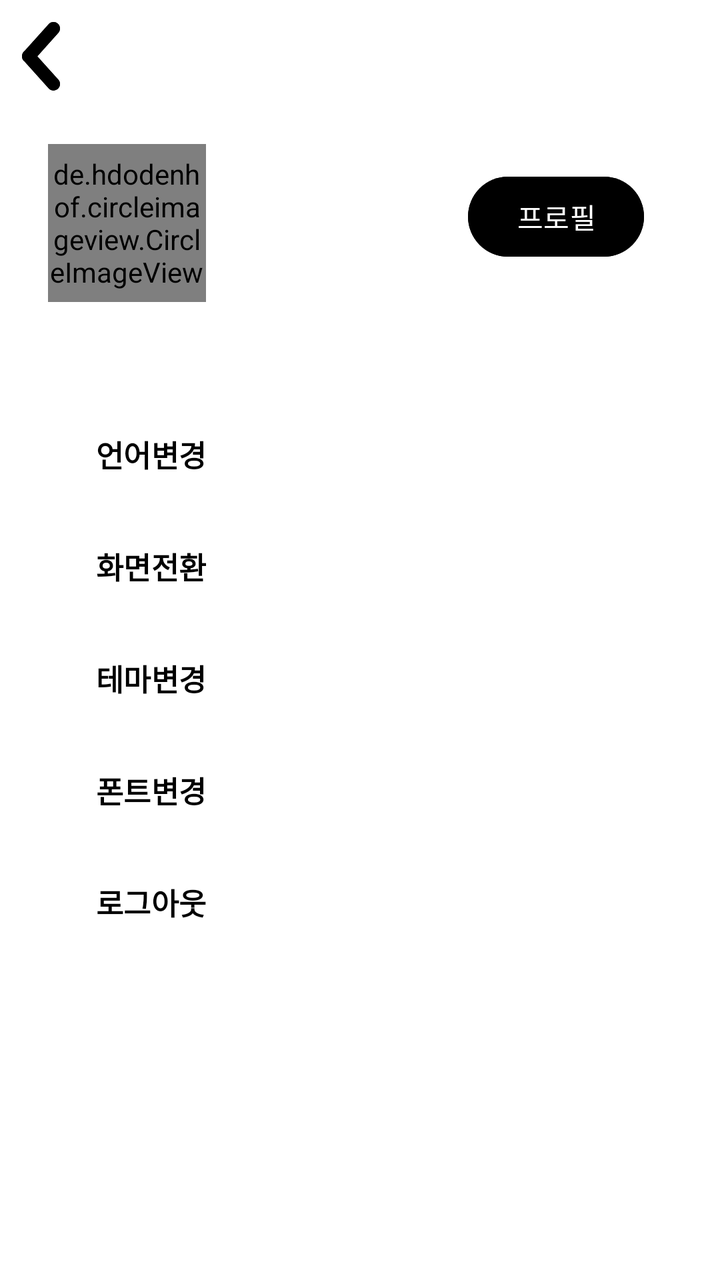
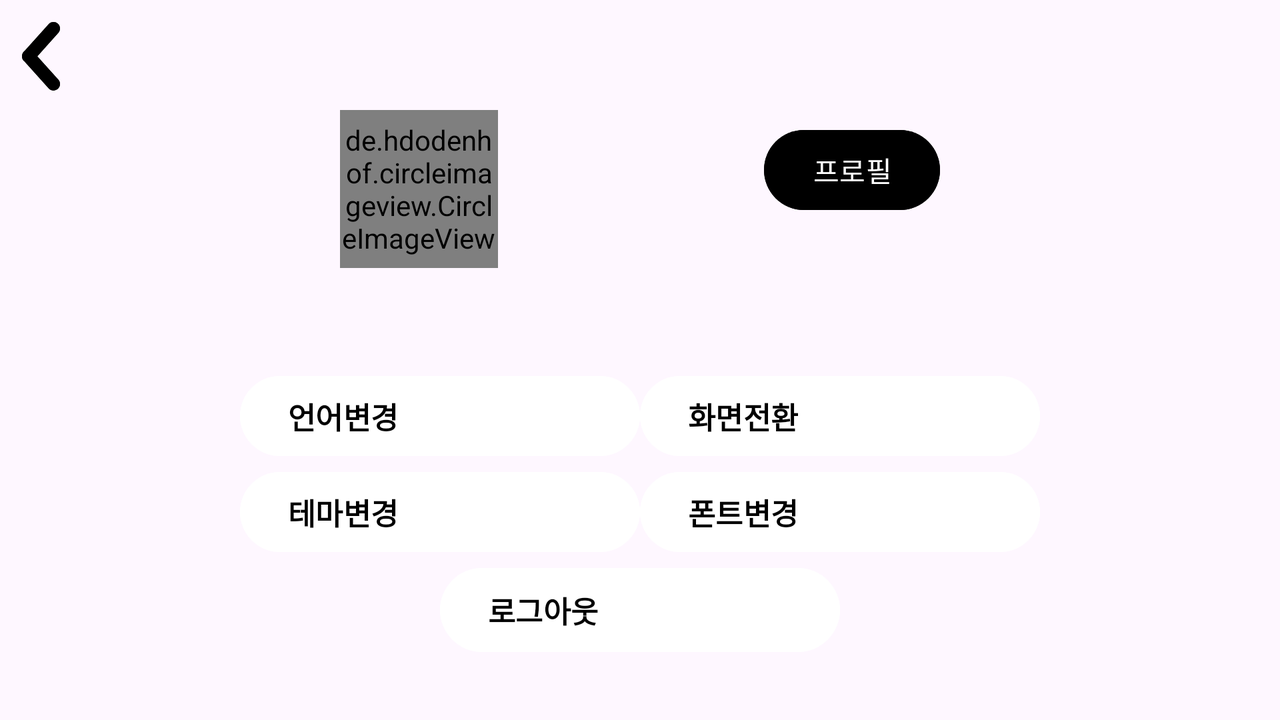

The same Android screen from two of the app's own layout files: first res/layout/ as a phone draws it, then the repository's variant for another configuration, drawn on a device whose configuration selects that folder. Both files follow.
<!-- AndroidManifest.xml: application theme Theme.TeamProject1 -->
<!-- res/layout/activity_my_page.xml -->
<?xml version="1.0" encoding="utf-8"?>
<androidx.constraintlayout.widget.ConstraintLayout xmlns:android="http://schemas.android.com/apk/res/android"
    xmlns:app="http://schemas.android.com/apk/res-auto"
    xmlns:tools="http://schemas.android.com/tools"
    android:layout_width="match_parent"
    android:layout_height="match_parent"
    android:background="@color/bgLayout"
    tools:context=".MyPageActivity">

    <TextView
        android:id="@+id/tvName"
        android:layout_width="wrap_content"
        android:layout_height="0dp"
        android:layout_marginStart="16dp"
        android:text=""
        android:textSize="24sp"
        android:layout_marginTop="10dp"
        android:fontFamily="@font/bukk_font"
        app:layout_constraintStart_toEndOf="@+id/ivUserImage"
        app:layout_constraintTop_toTopOf="@+id/ivUserImage" />

    <TextView
        android:id="@+id/tvEmail"
        android:layout_width="150dp"
        android:layout_height="0dp"
        android:layout_marginTop="5dp"
        android:text=""
        android:layout_marginStart="16dp"
        android:fontFamily="@font/bukk_font"
        app:layout_constraintStart_toEndOf="@id/ivUserImage"
        app:layout_constraintTop_toBottomOf="@id/tvName"
        />

    <Button
        android:id="@+id/btnLanguage"
        android:layout_width="match_parent"
        android:layout_height="0dp"
        android:layout_marginTop="52dp"
        android:backgroundTint="#FFFFFF"
        android:gravity="center_vertical"
        android:radius="0dp"
        android:text="@string/lang"
        android:fontFamily="@font/sf_snow_font"
        android:layout_marginStart="24dp"
        android:layout_marginEnd="24dp"
        android:textColor="@color/black"
        android:textSize="15sp"
        android:textStyle="bold"
        app:icon="@drawable/ivsetup"
        app:iconPadding="20dp"
        app:iconTint="#000000"
        app:layout_constraintEnd_toEndOf="parent"
        app:layout_constraintStart_toStartOf="parent"
        app:layout_constraintTop_toBottomOf="@+id/ivUserImage" />

    <Button
        android:id="@+id/btnScreen"
        android:layout_width="match_parent"
        android:layout_height="0dp"
        android:layout_marginTop="8dp"
        android:backgroundTint="#FFFFFF"
        android:gravity="center_vertical"
        android:fontFamily="@font/sf_snow_font"
        android:radius="0dp"
        android:text="@string/screen"
        android:textColor="@color/black"
        android:textSize="15sp"
        android:textStyle="bold"
        android:layout_marginStart="24dp"
        android:layout_marginEnd="24dp"
        app:icon="@drawable/ivsetup"
        app:iconPadding="20dp"
        app:iconTint="#000000"
        app:layout_constraintEnd_toEndOf="@+id/btnTheme"
        app:layout_constraintHorizontal_bias="0.0"
        app:layout_constraintStart_toStartOf="@+id/btnTheme"
        app:layout_constraintTop_toBottomOf="@+id/btnLanguage" />

    <Button
        android:id="@+id/btnTheme"
        android:layout_marginTop="8dp"
        android:layout_width="match_parent"
        android:layout_height="0dp"
        android:backgroundTint="#FFFFFF"
        android:gravity ="center_vertical"
        android:radius="0dp"
        android:text="@string/theme"
        android:fontFamily="@font/sf_snow_font"
        android:layout_marginStart="24dp"
        android:layout_marginEnd="24dp"
        android:textColor="@color/black"
        android:textSize="15sp"
        android:textStyle="bold"
        app:icon="@drawable/ivsetup"
        app:iconPadding="20dp"
        app:iconTint="#000000"
        app:layout_constraintEnd_toEndOf="@+id/btnLogOut"
        app:layout_constraintHorizontal_bias="0.0"
        app:layout_constraintStart_toStartOf="@+id/btnLogOut"
        app:layout_constraintTop_toBottomOf="@+id/btnScreen" />

    <Button
        android:id="@+id/btnFont"
        android:layout_width="match_parent"
        android:layout_height="0dp"
        android:backgroundTint="#FFFFFF"
        android:gravity ="center_vertical"
        android:radius="0dp"
        android:text="@string/fontchange"
        android:layout_marginTop="8dp"
        android:fontFamily="@font/sf_snow_font"
        android:layout_marginStart="24dp"
        android:layout_marginEnd="24dp"
        android:textColor="@color/black"
        android:textSize="15sp"
        android:textStyle="bold"
        app:icon="@drawable/ivsetup"
        app:iconPadding="20dp"
        app:iconTint="#000000"
        app:layout_constraintEnd_toEndOf="@+id/btnLogOut"
        app:layout_constraintHorizontal_bias="0.0"
        app:layout_constraintStart_toStartOf="@+id/btnLogOut"
        app:layout_constraintTop_toBottomOf="@+id/btnTheme" />

    <Button
        android:id="@+id/btnLogOut"
        android:layout_width="match_parent"
        android:layout_height="0dp"
        android:layout_marginTop="8dp"
        android:backgroundTint="#FFFFFF"
        android:gravity="center_vertical"
        android:radius="0dp"
        android:text="@string/logOut"
        android:fontFamily="@font/sf_snow_font"
        android:layout_marginStart="24dp"
        android:layout_marginEnd="24dp"
        android:textColor="@color/black"
        android:textSize="15sp"
        android:textStyle="bold"
        app:icon="@drawable/ivsetup"
        app:iconPadding="20dp"
        app:iconTint="#000000"
        app:layout_constraintEnd_toEndOf="@+id/btnLanguage"
        app:layout_constraintStart_toStartOf="@+id/btnLanguage"
        app:layout_constraintTop_toBottomOf="@+id/btnFont" />

    <de.hdodenhof.circleimageview.CircleImageView
        android:id="@+id/ivUserImage"
        android:layout_width="79dp"
        android:layout_height="79dp"
        android:layout_marginStart="24dp"
        android:layout_marginTop="72dp"
        android:background="@drawable/mypage_user_image"
        app:layout_constraintStart_toStartOf="parent"
        app:layout_constraintTop_toTopOf="parent" />

    <ImageView
        android:id="@+id/ivBack"
        android:padding="10dp"
        app:layout_constraintTop_toTopOf="parent"
        app:layout_constraintStart_toStartOf="parent"
        android:layout_width="wrap_content"
        android:layout_height="wrap_content"
        app:srcCompat="@drawable/btnback" />

    <Button
        android:id="@+id/btnProfile"
        android:layout_width="wrap_content"
        android:layout_height="wrap_content"
        android:layout_marginEnd="38dp"
        android:textColor="@color/white"
        android:backgroundTint="@color/black"
        android:text="@string/profile"
        app:layout_constraintBottom_toBottomOf="@+id/tvEmail"
        app:layout_constraintEnd_toEndOf="parent"
        app:layout_constraintTop_toTopOf="@+id/tvName"
        app:layout_constraintVertical_bias="0.266" />

</androidx.constraintlayout.widget.ConstraintLayout>
<!-- resources referenced by this layout -->
<resources>
  <color name="bgLayout">#FFFFFFFF</color>
  <color name="black">#FF000000</color>
  <color name="white">#FFFFFFFF</color>
  <!-- drawable btnback: vector/xml drawable (drawable, 3185 chars, omitted) -->
  <!-- drawable mypage_user_image (drawable) -->
  <?xml version="1.0" encoding="utf-8"?>
  <shape xmlns:android="http://schemas.android.com/apk/res/android" android:shape="oval">
      <solid android:color="#d3d3d3"/>
      <stroke
          android:color="#000000"
          android:width="1dp"/>
  
  </shape>
  <string name="fontchange">폰트변경</string>
  <string name="lang">언어변경</string>
  <string name="logOut">로그아웃</string>
  <string name="profile">프로필</string>
  <string name="screen">화면전환</string>
  <string name="theme">테마변경</string>
  <style name="Theme.TeamProject1" parent="Base.Theme.TeamProject1" />
  <style name="Base.Theme.TeamProject1" parent="Theme.Material3.DayNight.NoActionBar">
          
          
      </style>
</resources>
<!-- res/layout-land/activity_my_page.xml (the repository's variant of the layout above) -->
<!-- drawn on the phone turned sideways -->
<?xml version="1.0" encoding="utf-8"?>
<androidx.constraintlayout.widget.ConstraintLayout xmlns:android="http://schemas.android.com/apk/res/android"
    xmlns:app="http://schemas.android.com/apk/res-auto"
    android:layout_width="match_parent"
    android:layout_height="match_parent">

    <TextView
        android:id="@+id/tvEmail"
        android:layout_width="wrap_content"
        android:layout_height="33dp"
        android:layout_marginTop="5dp"
        android:text=""
        android:textSize="16sp"
        app:layout_constraintEnd_toEndOf="@+id/tvName"
        app:layout_constraintHorizontal_bias="0.0"
        app:layout_constraintStart_toStartOf="@+id/tvName"
        app:layout_constraintTop_toBottomOf="@+id/tvName" />

    

    <de.hdodenhof.circleimageview.CircleImageView
        android:id="@+id/ivUserImage"
        android:layout_width="79dp"
        android:layout_height="79dp"
        android:layout_marginStart="170dp"

        android:layout_marginTop="55dp"
        android:background="@drawable/mypage_user_image"
        app:layout_constraintStart_toStartOf="parent"
        app:layout_constraintTop_toTopOf="parent" />

    <TextView
        android:id="@+id/tvName"
        android:layout_width="150dp"
        android:layout_height="40dp"
        android:layout_marginStart="24dp"
        android:text=""
        android:textSize="24sp"
        app:layout_constraintBottom_toBottomOf="@+id/ivUserImage"
        app:layout_constraintStart_toEndOf="@+id/ivUserImage"
        app:layout_constraintTop_toTopOf="@+id/ivUserImage"
        app:layout_constraintVertical_bias="0.152" />

    <ImageView
        android:id="@+id/ivBack"
        android:layout_width="wrap_content"
        android:layout_height="wrap_content"
        android:padding="10dp"
        app:layout_constraintStart_toStartOf="parent"
        app:layout_constraintTop_toTopOf="parent"
        app:srcCompat="@drawable/btnback" />

    <Button
        android:id="@+id/btnProfile"
        android:layout_width="wrap_content"
        android:layout_height="wrap_content"
        android:layout_marginEnd="170dp"
        android:backgroundTint="@color/black"
        android:text="@string/profile"
        app:layout_constraintBottom_toBottomOf="@+id/tvEmail"
        app:layout_constraintEnd_toEndOf="parent"
        app:layout_constraintTop_toTopOf="@+id/tvName"
        app:layout_constraintVertical_bias="0.0" />

    <Button
        android:id="@+id/btnLanguage"
        android:layout_width="200dp"
        android:layout_height="0dp"
        android:layout_marginTop="50dp"
        android:backgroundTint="#FFFFFF"
        android:gravity="center_vertical"
        android:radius="0dp"
        android:text="@string/lang"
        android:textColor="@color/black"
        android:textSize="15sp"
        android:textStyle="bold"
        app:icon="@drawable/ivsetup"
        app:iconPadding="20dp"
        app:iconTint="#000000"
        app:layout_constraintEnd_toStartOf="@id/btnScreen"
        app:layout_constraintHorizontal_chainStyle="packed"
        app:layout_constraintStart_toStartOf="parent"
        app:layout_constraintTop_toBottomOf="@+id/ivUserImage" />

    <Button
        android:id="@+id/btnScreen"
        android:layout_width="200dp"
        android:layout_height="0dp"
        android:backgroundTint="#FFFFFF"
        android:gravity="center_vertical"
        android:radius="0dp"
        android:text="@string/screen"
        android:textColor="@color/black"
        android:textSize="15sp"
        android:textStyle="bold"
        app:icon="@drawable/ivsetup"
        app:iconPadding="20dp"
        app:iconTint="#000000"
        app:layout_constraintBottom_toBottomOf="@+id/btnLanguage"
        app:layout_constraintEnd_toEndOf="parent"
        app:layout_constraintStart_toEndOf="@id/btnLanguage"
        app:layout_constraintTop_toTopOf="@+id/btnLanguage" />


    <Button
        android:id="@+id/btnTheme"
        android:layout_width="200dp"
        android:layout_height="0dp"
        android:backgroundTint="#FFFFFF"
        android:gravity="center_vertical"
        android:radius="0dp"
        android:text="@string/theme"
        android:textColor="@color/black"
        android:textSize="15sp"
        android:textStyle="bold"
        app:icon="@drawable/ivsetup"
        app:iconPadding="20dp"
        app:iconTint="#000000"
        app:layout_constraintEnd_toStartOf="@id/btnFont"
        app:layout_constraintHorizontal_chainStyle="packed"
        app:layout_constraintStart_toStartOf="parent"
        app:layout_constraintTop_toBottomOf="@id/btnLanguage" />


    <Button
        android:id="@+id/btnFont"
        android:layout_width="200dp"
        android:layout_height="0dp"
        android:backgroundTint="#FFFFFF"
        android:gravity="center_vertical"
        android:radius="0dp"
        android:text="@string/fontchange"
        android:textColor="@color/black"
        android:textSize="15sp"
        android:textStyle="bold"
        app:icon="@drawable/ivsetup"
        app:iconPadding="20dp"
        app:iconTint="#000000"
        app:layout_constraintBottom_toBottomOf="@+id/btnTheme"
        app:layout_constraintEnd_toEndOf="parent"
        app:layout_constraintStart_toEndOf="@+id/btnTheme"
        app:layout_constraintTop_toTopOf="@+id/btnTheme" />


    <Button
        android:id="@+id/btnLogOut"
        android:layout_width="200dp"
        android:layout_height="50dp"
        android:backgroundTint="#FFFFFF"
        android:gravity="center_vertical"
        android:radius="0dp"
        android:text="@string/logOut"
        android:textColor="@color/black"
        android:textSize="15sp"
        android:textStyle="bold"
        app:icon="@drawable/ivsetup"
        app:iconPadding="20dp"
        app:iconTint="#000000"
        app:layout_constraintTop_toBottomOf="@id/btnTheme"
        app:layout_constraintEnd_toEndOf="parent"
        app:layout_constraintStart_toStartOf="parent"/>

</androidx.constraintlayout.widget.ConstraintLayout>
<!-- resources referenced by the variant -->
<!-- as the phone turned sideways resolves them -->
<resources>
  <color name="black">#FF000000</color>
  <!-- drawable btnback: vector/xml drawable (drawable, 3185 chars, omitted) -->
  <!-- drawable mypage_user_image (drawable) -->
  <?xml version="1.0" encoding="utf-8"?>
  <shape xmlns:android="http://schemas.android.com/apk/res/android" android:shape="oval">
      <solid android:color="#d3d3d3"/>
      <stroke
          android:color="#000000"
          android:width="1dp"/>
  
  </shape>
  <string name="fontchange">폰트변경</string>
  <string name="lang">언어변경</string>
  <string name="logOut">로그아웃</string>
  <string name="profile">프로필</string>
  <string name="screen">화면전환</string>
  <string name="theme">테마변경</string>
  <style name="Theme.TeamProject1" parent="Base.Theme.TeamProject1" />
  <style name="Base.Theme.TeamProject1" parent="Theme.Material3.DayNight.NoActionBar">
          
          
      </style>
</resources>
